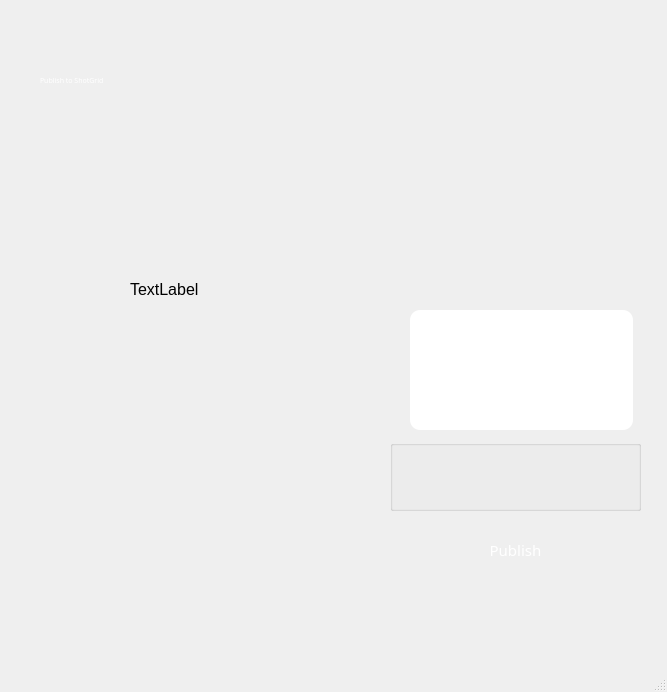
<?xml version="1.0" encoding="UTF-8"?>
<ui version="4.0">
 <class>MainWindow</class>
 <widget class="QMainWindow" name="MainWindow">
  <property name="geometry">
   <rect>
    <x>0</x>
    <y>0</y>
    <width>667</width>
    <height>692</height>
   </rect>
  </property>
  <property name="minimumSize">
   <size>
    <width>667</width>
    <height>692</height>
   </size>
  </property>
  <property name="maximumSize">
   <size>
    <width>667</width>
    <height>692</height>
   </size>
  </property>
  <property name="windowTitle">
   <string>MainWindow</string>
  </property>
  <widget class="QWidget" name="centralwidget">
   <widget class="QLabel" name="label_pubback">
    <property name="geometry">
     <rect>
      <x>-4</x>
      <y>-10</y>
      <width>667</width>
      <height>661</height>
     </rect>
    </property>
    <property name="styleSheet">
     <string notr="true">QLabel {
    background-image: url(&quot;/nas/Viper/minseo/forui/backgroundpub.png&quot;);
    background-repeat: no-repeat;  /* 반복 방지 */
    background-position: center;  /* 중앙 정렬 */
    background-size: contain;  /* QLabel 크기에 맞게 비율 유지 */
}
</string>
    </property>
    <property name="text">
     <string/>
    </property>
   </widget>
   <widget class="QTableWidget" name="tableWidget">
    <property name="geometry">
     <rect>
      <x>360</x>
      <y>80</y>
      <width>281</width>
      <height>421</height>
     </rect>
    </property>
    <property name="styleSheet">
     <string notr="true">QTableWidget {
    background: transparent; /* 🔹 배경을 완전히 투명하게 설정 */
    border: none; /* 🔹 테두리 없애기 */
    gridline-color: rgba(0, 0, 0, 50); /* 🔹 그리드 라인 투명하게 */
}

QHeaderView::section {
    background: transparent; /* 🔹 헤더 배경도 투명 */
    border: none;
}
</string>
    </property>
   </widget>
   <widget class="QTableWidget" name="tableWidget_filelist">
    <property name="geometry">
     <rect>
      <x>130</x>
      <y>280</y>
      <width>241</width>
      <height>231</height>
     </rect>
    </property>
    <property name="styleSheet">
     <string notr="true">QTableWidget {
    background: transparent; /* 🔹 배경을 완전히 투명하게 설정 */
    border: none; /* 🔹 테두리 없애기 */
    gridline-color: rgba(0, 0, 0, 50); /* 🔹 그리드 라인 투명하게 */
}

QHeaderView::section {
    background: transparent; /* 🔹 헤더 배경도 투명 */
    border: none;
}
</string>
    </property>
   </widget>
   <widget class="QPushButton" name="pushButton_publish">
    <property name="geometry">
     <rect>
      <x>370</x>
      <y>530</y>
      <width>291</width>
      <height>40</height>
     </rect>
    </property>
    <property name="font">
     <font>
      <family>Pretendard Light</family>
      <pointsize>-1</pointsize>
     </font>
    </property>
    <property name="styleSheet">
     <string notr="true">QPushButton {
    border: none;
    background: url(&quot;/nas/Viper/minseo/forui/publish.png&quot;) no-repeat center;
    background-size: contain;
	border-radius: 10px;
	color: white;
	font-size: 15px;
}

QPushButton:pressed {
    background: url(&quot;/nas/Viper/minseo/forui/pubbutton.png&quot;) no-repeat center;
    background-size: contain;
}
</string>
    </property>
    <property name="text">
     <string>Publish</string>
    </property>
   </widget>
   <widget class="QGroupBox" name="groupBox_checkbox">
    <property name="geometry">
     <rect>
      <x>390</x>
      <y>440</y>
      <width>251</width>
      <height>71</height>
     </rect>
    </property>
    <property name="title">
     <string/>
    </property>
   </widget>
   <widget class="QLineEdit" name="lineEdit_memo">
    <property name="geometry">
     <rect>
      <x>410</x>
      <y>310</y>
      <width>223</width>
      <height>120</height>
     </rect>
    </property>
    <property name="styleSheet">
     <string notr="true">border-radius: 10px;  /* 둥근 정도 */
padding: 5px;  /* 내부 여백 */

color: white;  /* 글자 색상 */</string>
    </property>
   </widget>
   <widget class="QLabel" name="label_thumbnail">
    <property name="geometry">
     <rect>
      <x>410</x>
      <y>160</y>
      <width>224</width>
      <height>127</height>
     </rect>
    </property>
    <property name="styleSheet">
     <string notr="true">QLabel {
    background-image: url(&quot;/nas/Viper/minseo/forui/thumb.png&quot;);
    background-repeat: no-repeat;  /* 반복 방지 */
    background-position: center;  /* 중앙 정렬 */
    background-size: contain;  /* QLabel 크기에 맞게 비율 유지 */
    
    /* ✅ 텍스트 색상 및 정렬 추가 */
    color: #696969;
    font-size: 14px;
    text-align: center;  /* 중앙 정렬 */
}</string>
    </property>
    <property name="text">
     <string/>
    </property>
   </widget>
   <widget class="QLabel" name="label">
    <property name="geometry">
     <rect>
      <x>40</x>
      <y>70</y>
      <width>141</width>
      <height>20</height>
     </rect>
    </property>
    <property name="font">
     <font>
      <family>Pretendard ExtraLight</family>
      <pointsize>-1</pointsize>
     </font>
    </property>
    <property name="styleSheet">
     <string notr="true">QLabel {

    background-repeat: no-repeat;  /* 반복 방지 */
    background-position: center;  /* 중앙 정렬 */
    background-size: contain;  /* 크기를 자동 조정 */
    color: white;  /* 글자 색상 (흰색) */
    font-size: 7px;  /* 글자 크기 */
  
    text-align: center;  /* 텍스트 중앙 정렬 */
}</string>
    </property>
    <property name="text">
     <string>Publish to ShotGrid</string>
    </property>
   </widget>
   <widget class="QLabel" name="label_filename">
    <property name="geometry">
     <rect>
      <x>60</x>
      <y>200</y>
      <width>271</width>
      <height>51</height>
     </rect>
    </property>
    <property name="font">
     <font>
      <pointsize>-1</pointsize>
     </font>
    </property>
    <property name="styleSheet">
     <string notr="true">QLineEdit {
    background: rgba(0, 0, 0, 0); /* 배경 투명 */
    border: none;
    color: white;  /* 기본 텍스트 색상 */
    font-size: 30px; /* 기본 글자 크기 */
}

QLabel {

    background-repeat: no-repeat;  /* 반복 방지 */
    background-position: center;  /* 중앙 정렬 */
    background-size: contain;  /* 크기를 자동 조정 */
    color: #A9A9A9;  /* 글자 색상 (흰색) */
    font-size: 18px;  /* 글자 크기 */
  
    text-align: center;  /* 텍스트 중앙 정렬 */
}</string>
    </property>
    <property name="text">
     <string/>
    </property>
   </widget>
   <widget class="QLabel" name="label_user">
    <property name="geometry">
     <rect>
      <x>600</x>
      <y>30</y>
      <width>30</width>
      <height>30</height>
     </rect>
    </property>
    <property name="styleSheet">
     <string notr="true">QLabel {
    background-image: url(&quot;/nas/Viper/minseo/forui/user.png&quot;);
    background-repeat: no-repeat;  /* 반복 방지 */
    background-position: center;  /* 중앙 정렬 */
    background-size: contain;  /* QLabel 크기에 맞게 비율 유지 */
}</string>
    </property>
    <property name="text">
     <string/>
    </property>
   </widget>
   <widget class="QLabel" name="label_cir1">
    <property name="geometry">
     <rect>
      <x>-94</x>
      <y>350</y>
      <width>153</width>
      <height>153</height>
     </rect>
    </property>
    <property name="styleSheet">
     <string notr="true">QLabel {
    background-image: url(&quot;/nas/Viper/minseo/forui/cir 1.png&quot;);
    background-repeat: no-repeat;  /* 반복 방지 */
    background-position: center;  /* 중앙 정렬 */
    background-size: contain;  /* QLabel 크기에 맞게 비율 유지 */
}</string>
    </property>
    <property name="text">
     <string/>
    </property>
   </widget>
   <widget class="QLabel" name="label_cir2">
    <property name="geometry">
     <rect>
      <x>-113</x>
      <y>330</y>
      <width>185</width>
      <height>185</height>
     </rect>
    </property>
    <property name="styleSheet">
     <string notr="true">QLabel {
    background-image: url(&quot;/nas/Viper/minseo/forui/cir2.png&quot;);
    background-repeat: no-repeat;  /* 반복 방지 */
    background-position: center;  /* 중앙 정렬 */
    background-size: contain;  /* QLabel 크기에 맞게 비율 유지 */
}</string>
    </property>
    <property name="text">
     <string/>
    </property>
   </widget>
   <widget class="QLabel" name="label_cir3">
    <property name="geometry">
     <rect>
      <x>-140</x>
      <y>300</y>
      <width>242</width>
      <height>242</height>
     </rect>
    </property>
    <property name="styleSheet">
     <string notr="true">QLabel {
    background-image: url(&quot;/nas/Viper/minseo/forui/cir3.png&quot;);
    background-repeat: no-repeat;  /* 반복 방지 */
    background-position: center;  /* 중앙 정렬 */
    background-size: contain;  /* QLabel 크기에 맞게 비율 유지 */
}</string>
    </property>
    <property name="text">
     <string/>
    </property>
   </widget>
   <widget class="QLabel" name="label_publish_info">
    <property name="geometry">
     <rect>
      <x>130</x>
      <y>280</y>
      <width>241</width>
      <height>231</height>
     </rect>
    </property>
    <property name="font">
     <font>
      <pointsize>12</pointsize>
     </font>
    </property>
    <property name="text">
     <string>TextLabel</string>
    </property>
    <property name="alignment">
     <set>Qt::AlignLeading|Qt::AlignLeft|Qt::AlignTop</set>
    </property>
   </widget>
  </widget>
  <widget class="QMenuBar" name="menubar">
   <property name="geometry">
    <rect>
     <x>0</x>
     <y>0</y>
     <width>667</width>
     <height>25</height>
    </rect>
   </property>
  </widget>
  <widget class="QStatusBar" name="statusbar"/>
 </widget>
 <resources/>
 <connections/>
</ui>
